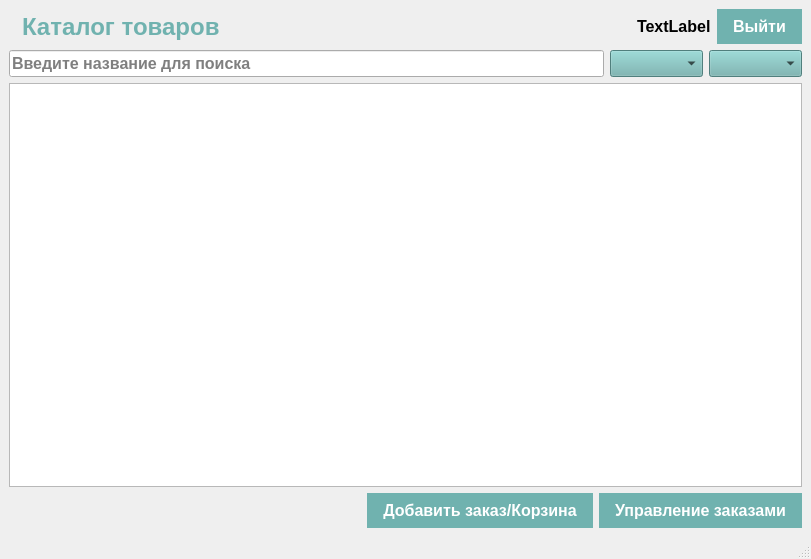
<?xml version="1.0" encoding="UTF-8"?>
<ui version="4.0">
 <class>MainWindow</class>
 <widget class="QMainWindow" name="MainWindow">
  <property name="geometry">
   <rect>
    <x>0</x>
    <y>0</y>
    <width>811</width>
    <height>559</height>
   </rect>
  </property>
  <property name="windowTitle">
   <string>MainWindow</string>
  </property>
  <widget class="QWidget" name="centralwidget">
   <layout class="QVBoxLayout" name="verticalLayout">
    <item>
     <layout class="QHBoxLayout" name="horizontalLayout">
      <item>
       <widget class="QLabel" name="logoLabel">
        <property name="maximumSize">
         <size>
          <width>64</width>
          <height>64</height>
         </size>
        </property>
        <property name="text">
         <string/>
        </property>
        <property name="pixmap">
         <pixmap>../Рабочий стол/Images/Чудо Обувь.ico</pixmap>
        </property>
        <property name="scaledContents">
         <bool>true</bool>
        </property>
       </widget>
      </item>
      <item>
       <widget class="QLabel" name="titleLabel">
        <property name="styleSheet">
         <string notr="true">QLabel#titleLabel {
font-family: 'Calibri';
font-size: 18pt;
font-weight: bold;
color: #70B2AF;
}
</string>
        </property>
        <property name="text">
         <string>Каталог товаров</string>
        </property>
       </widget>
      </item>
      <item>
       <spacer name="horizontalSpacer">
        <property name="orientation">
         <enum>Qt::Horizontal</enum>
        </property>
        <property name="sizeHint" stdset="0">
         <size>
          <width>40</width>
          <height>20</height>
         </size>
        </property>
       </spacer>
      </item>
      <item>
       <widget class="QLabel" name="userinfolabel">
        <property name="styleSheet">
         <string notr="true">QLabel#userinfolabel {
font-family: 'Calibri';
font-size: 12pt;
font-weight: bold;
}</string>
        </property>
        <property name="text">
         <string>TextLabel</string>
        </property>
       </widget>
      </item>
      <item>
       <widget class="QPushButton" name="LogoutButton">
        <property name="styleSheet">
         <string notr="true">QPushButton {
background-color: #70B2AF;
color: #FFFFFF;
border: none;
padding: 8px 16px;
font-family: 'Calibri';
font-size: 12pt;
font-weight: bold;
}

QPushButton:hover  {
background-color: #5A9B98;
}

QPushButton:hover {
background-color: #4A8582;
}</string>
        </property>
        <property name="text">
         <string>Выйти</string>
        </property>
       </widget>
      </item>
     </layout>
    </item>
    <item>
     <layout class="QHBoxLayout" name="horizontalLayout_2">
      <item>
       <widget class="QLineEdit" name="searchLineEdit">
        <property name="styleSheet">
         <string notr="true">QLineEdit#searchLineEdit {
font-family: 'Calibri';
font-size: 12pt;
font-weight: bold;
}</string>
        </property>
        <property name="text">
         <string/>
        </property>
        <property name="placeholderText">
         <string>Введите название для поиска</string>
        </property>
       </widget>
      </item>
      <item>
       <widget class="QComboBox" name="filterComboBox">
        <property name="styleSheet">
         <string notr="true">QComboBox#filterComboBox{
font-family: 'Calibri';
font-size: 12pt;
font-weight: bold;
background-color: #70B2AF
}</string>
        </property>
       </widget>
      </item>
      <item>
       <widget class="QComboBox" name="sortComboBox">
        <property name="styleSheet">
         <string notr="true">QComboBox#sortComboBox{
font-family: 'Calibri';
font-size: 12pt;
font-weight: bold;
background-color: #70B2AF
}</string>
        </property>
       </widget>
      </item>
     </layout>
    </item>
    <item>
     <widget class="QTableWidget" name="productsTable"/>
    </item>
    <item>
     <layout class="QHBoxLayout" name="horizontalLayout_3">
      <item>
       <spacer name="horizontalSpacer_2">
        <property name="orientation">
         <enum>Qt::Horizontal</enum>
        </property>
        <property name="sizeHint" stdset="0">
         <size>
          <width>358</width>
          <height>20</height>
         </size>
        </property>
       </spacer>
      </item>
      <item>
       <widget class="QPushButton" name="addToOrderButton">
        <property name="styleSheet">
         <string notr="true">QPushButton#addToOrderButton{
font-family: 'Calibri';
font-size: 12pt;
font-weight: bold;
}

QPushButton {
background-color: #70B2AF;
color: #FFFFFF;
border: none;
padding: 8px 16px;
font-family: 'Calibri';
font-size: 12pt;
font-weight: bold;
}

QPushButton:hover  {
background-color: #5A9B98;
}

QPushButton:hover {
background-color: #4A8582;
}
</string>
        </property>
        <property name="text">
         <string>Добавить заказ/Корзина</string>
        </property>
       </widget>
      </item>
      <item>
       <widget class="QPushButton" name="manageOrdersButton">
        <property name="styleSheet">
         <string notr="true">QPushButton#manageOrdersButton{
font-family: 'Calibri';
font-size: 12pt;
font-weight: bold;
}

QPushButton {
background-color: #70B2AF;
color: #FFFFFF;
border: none;
padding: 8px 16px;
font-family: 'Calibri';
font-size: 12pt;
font-weight: bold;
}

QPushButton:hover  {
background-color: #5A9B98;
}

QPushButton:hover {
background-color: #4A8582;
}
</string>
        </property>
        <property name="text">
         <string>Управление заказами</string>
        </property>
       </widget>
      </item>
     </layout>
    </item>
   </layout>
  </widget>
  <widget class="QMenuBar" name="menubar">
   <property name="geometry">
    <rect>
     <x>0</x>
     <y>0</y>
     <width>811</width>
     <height>19</height>
    </rect>
   </property>
  </widget>
  <widget class="QStatusBar" name="statusbar"/>
 </widget>
 <resources/>
 <connections/>
</ui>
